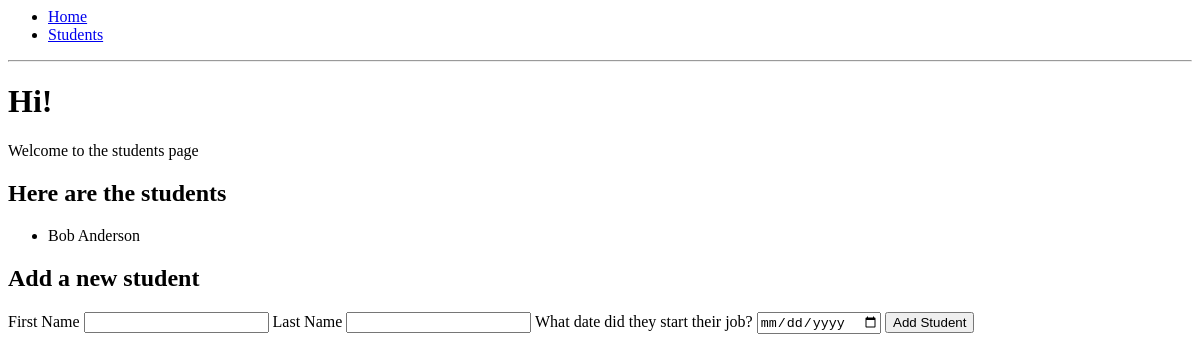
Before: /students with the older database file.
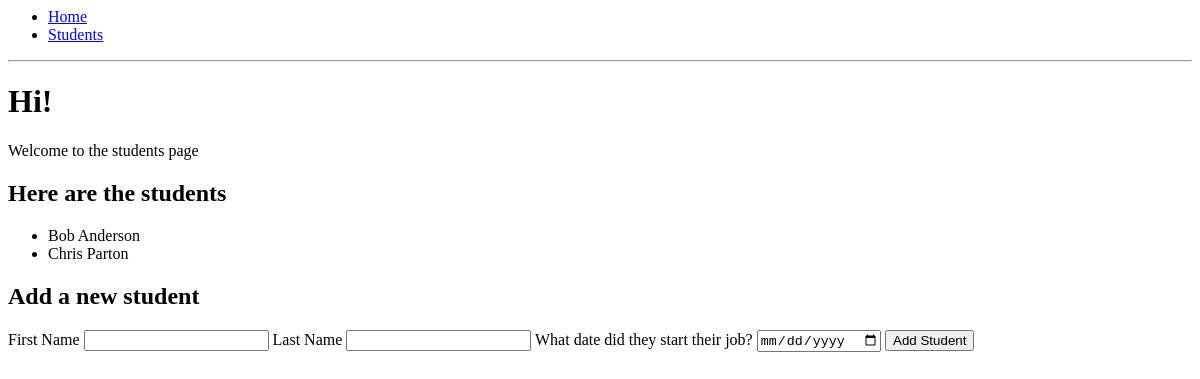
After: the same page with the newer database file.
### app/models.py (models this page shows, shortened)
class Student(db.Model):
    id = db.Column(db.Integer, primary_key=True)
    first_name = db.Column(db.String(64))
    last_name = db.Column(db.String(64), index=True)
    employed = db.Column(db.Boolean, default = False, nullable=True)
    start_date = db.Column(db.DateTime(), nullable=True)
    software_job = db.Column(db.Boolean, default=False, nullable=True)

### app/routes.py (the view)
@app.route('/students')
def show_students(): # MODIFIED
    students = Student.query.all()
    return render_template('students.html', title='Students', students=students)

### app/templates/students.html
{% extends "base.html" %} {% block content %}
<div>
    <h1>Hi!</h1>
    <p>Welcome to the students page</p>
</div>
<div>
    <h2>Here are the students</h2>
    <ul>
        {% for student in students %}
        <li>{{student.first_name}} {{student.last_name}}</li>
        {% endfor %}
    </ul>
</div>
<div>
    <h2>Add a new student</h2>
    <form action="/students" method="POST">
        <label for="first_name">First Name</label>
        <input type="text" name="first_name" id="first_name" />
        <label for="last_name">Last Name</label>
        <input type="text" name="last_name" id="last_name" />
        <label for="start_date">What date did they start their job?</label>
        <input type="date" name="start_date" id="start_date" />
        <input type="submit" value="Add Student">
    </form>
</div>
{% endblock %}

### app/templates/base.html (shortened to what this page needs)
<html>
<head>
</head>
<body>
    <ul>
        <li><a href="/">Home</a></li>
        <li><a href="/students">Students</a></li>
    </ul>
    <hr> {% block content %}{% endblock %}
</body>
</html>

Changed rows visible on the page:
added Student: first_name "Chris", last_name "Parton"
